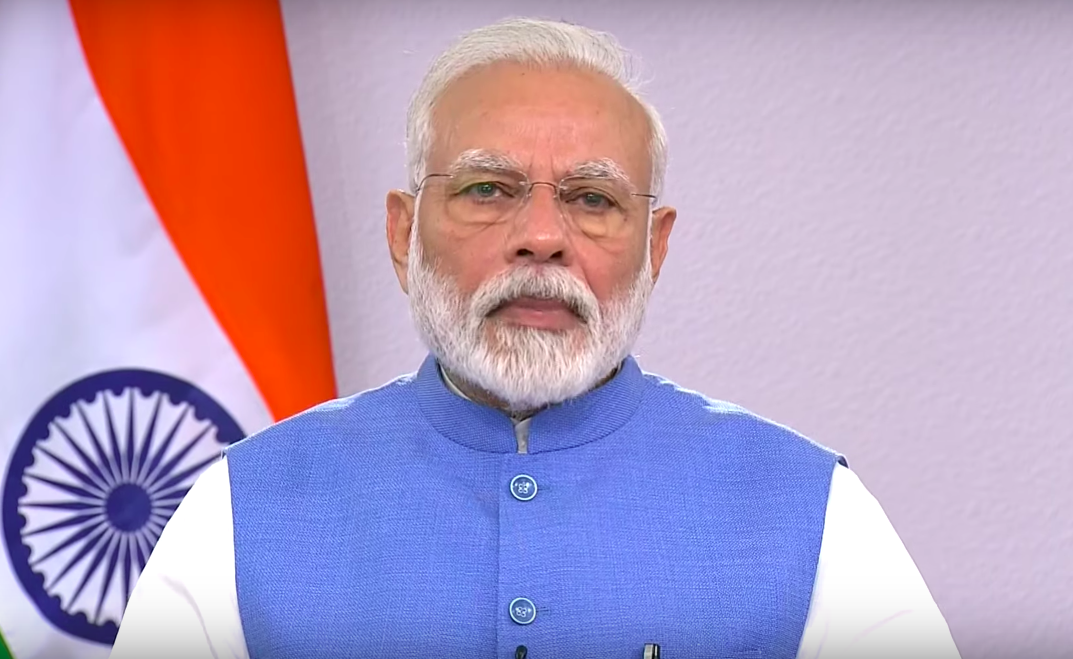
#> input picture Computer Vision/modiji.jpg, 1073 x 659 px, given in place of the camera
$ jupyter execute --allow-errors 'Realtime Face Detection + Recognition.ipynb'   (shell and % lines are left out)   (text cells are left out)
#> lines starting #> are read from the running program, lines starting #| are printed output that depends on the picture; pictures that were not available may be replaced by others from this repository, and a replacement may not be noted
[cell 1]
import cv2
import numpy as np
import matplotlib.pyplot as plt
import os

[cell 2]
os.mkdir('abc')

[cell 3]
os.mkdir("dataset")

[cell 4]
width=300
height=200

[cell 5]
path="dataset/images"
count=1
faceCascade=cv2.CascadeClassifier('haarcascade_frontalface_default.xml')
while(count<5):
    webcam=cv2.VideoCapture(0)
    (_,img)=webcam.read()
#> img is the input picture: shape (659, 1073, 3); mean B, G, R 188.5, 158.5, 182.4

    img = cv2.cvtColor(img, cv2.COLOR_BGR2RGB)


    img_gray=cv2.cvtColor(img, cv2.COLOR_RGB2GRAY)
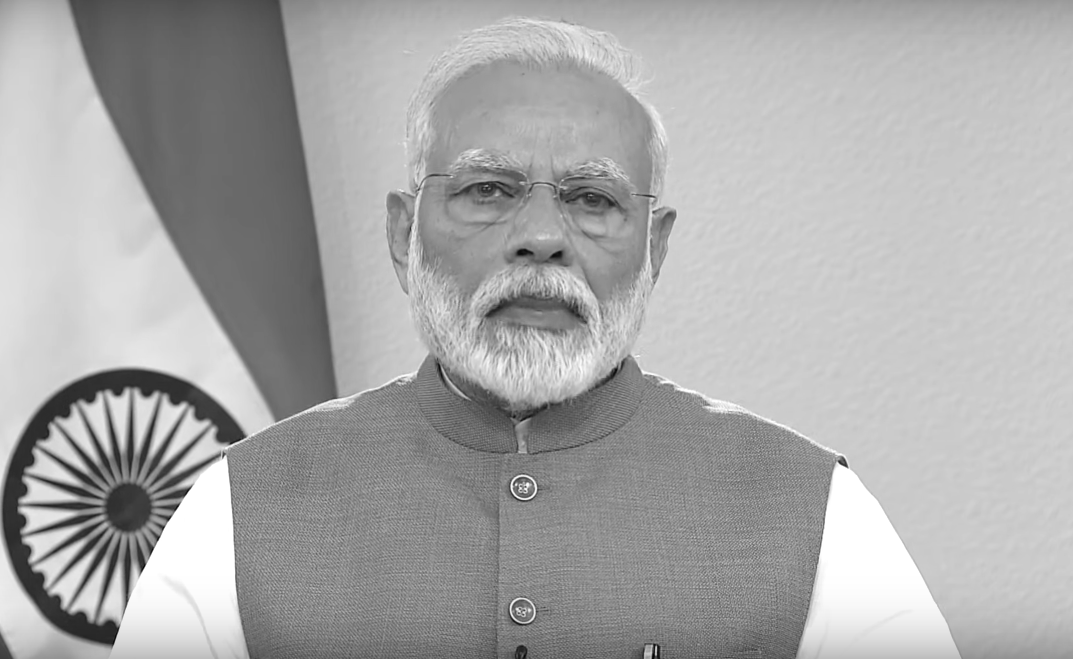
#> img_gray: shape (659, 1073); min 2, max 255, mean 169.1

    face=faceCascade.detectMultiScale(img_gray, 1.2, 4)
#> face = [[407, 92, 268, 268]]

    for (x,y,w,h) in face:
        face = img_gray[y : y+h , x : x+w]
        face=cv2.resize(face, (width,height))
#> this loop made 1 pass
#> pass 1, `face = img_gray[y : y+h , x : x+w]`:
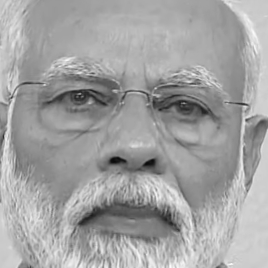
#> face: shape (268, 268); min 10, max 253, mean 162
#> pass 1, `face=cv2.resize(face, (width,height))`:
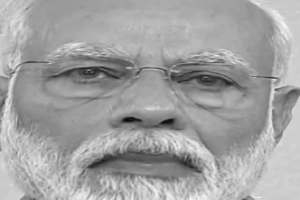
#> face: shape (200, 300); min 11, max 247, mean 161.9

    cv2.imwrite("{}/face{}.jpg".format(path,count),face)
    print("Stored {} image:".format(count))
    count+=1
